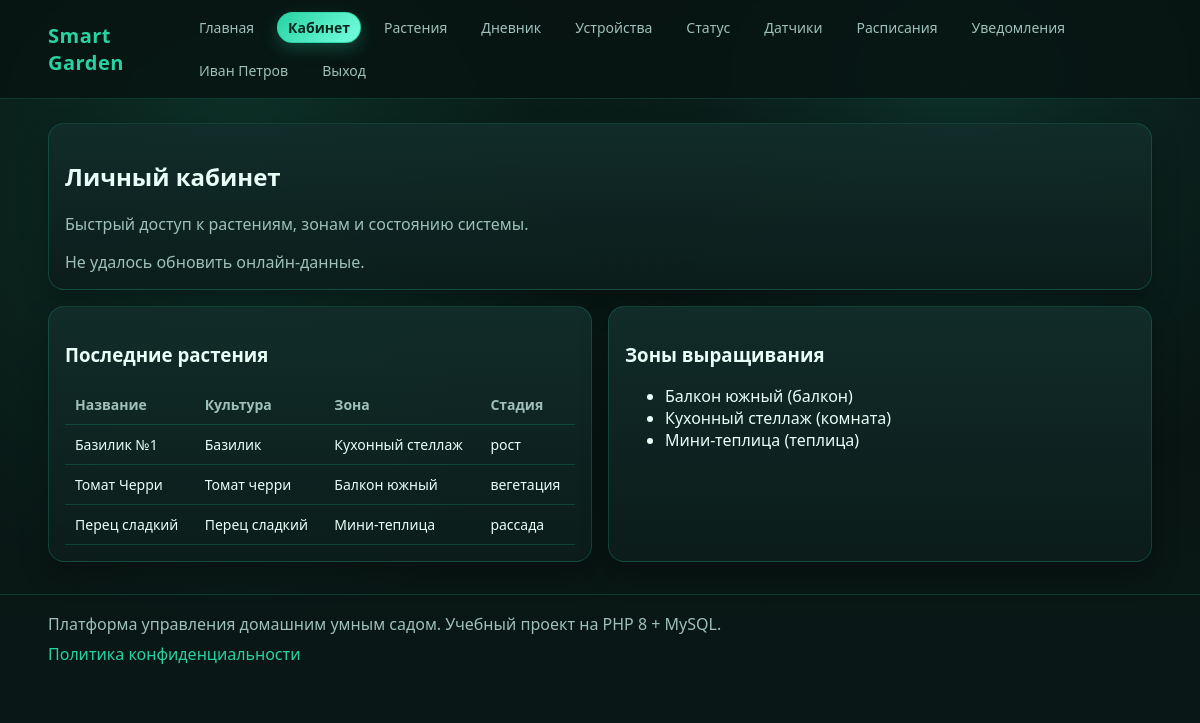
/?route=dashboard (signed in), run on the app's committed database.
### tables this page shows
CREATE TABLE plants (
  id INT UNSIGNED AUTO_INCREMENT PRIMARY KEY,
  user_id INT UNSIGNED NOT NULL,
  zone_id INT UNSIGNED NULL,
  catalog_id INT UNSIGNED NULL,
  name VARCHAR(120) NOT NULL,
  stage VARCHAR(80) NOT NULL,
  planted_at DATE NOT NULL,
  target_soil_humidity DECIMAL(5,2) NOT NULL,
  target_temperature DECIMAL(5,2) NOT NULL,
  target_light_hours INT NOT NULL,
  created_at DATETIME NOT NULL,
  INDEX idx_plants_user (user_id),
  FOREIGN KEY (user_id) REFERENCES users(id) ON DELETE CASCADE,
  FOREIGN KEY (zone_id) REFERENCES zones(id) ON DELETE SET NULL,
  FOREIGN KEY (catalog_id) REFERENCES plant_catalog(id) ON DELETE SET NULL
);

CREATE TABLE plant_catalog (
  id INT UNSIGNED AUTO_INCREMENT PRIMARY KEY,
  name VARCHAR(120) NOT NULL,
  category VARCHAR(80) NOT NULL,
  optimal_soil_humidity DECIMAL(5,2) NOT NULL,
  optimal_temperature DECIMAL(5,2) NOT NULL,
  optimal_light_hours INT NOT NULL,
  description TEXT NULL
);

CREATE TABLE zones (
  id INT UNSIGNED AUTO_INCREMENT PRIMARY KEY,
  user_id INT UNSIGNED NOT NULL,
  name VARCHAR(120) NOT NULL,
  zone_type VARCHAR(80) NOT NULL,
  description TEXT NULL,
  created_at DATETIME NOT NULL,
  INDEX idx_zones_user (user_id),
  FOREIGN KEY (user_id) REFERENCES users(id) ON DELETE CASCADE
);

### app/helpers/View.php (called while the page is built, shortened)
<?php
class View
{
    public static function render(string $view, array $data = []): void
    {
        $viewPath = dirname(__DIR__, 2) . '/app/views/' . $view . '.php';
        extract($data, EXTR_SKIP);
        require dirname(__DIR__, 2) . '/app/views/layouts/header.php';
        require $viewPath;
        require dirname(__DIR__, 2) . '/app/views/layouts/footer.php';
    }
}

### app/Controllers/BaseController.php (called while the page is built, shortened)
<?php
class BaseController
{
    protected array $config;
    public function __construct(array $config)
    {
        $this->config = $config;
        $this->db = Database::connection($config);
    }
    protected function render(string $view, array $data = []): void
    {
        $defaults = [
            'appName' => $this->config['app']['name'],
            'currentUser' => Auth::user(),
            'csrfToken' => Csrf::token($this->config['security']['csrf_key']),
            'pageTitle' => $this->config['app']['name'],
            'metaDescription' => 'Платформа управления умным садом и дневник роста растений.',
        ];
        View::render($view, array_merge($defaults, $data));
    }
}

### app/Controllers/GardenController.php (called while the page is built, shortened)
<?php
class GardenController extends BaseController
{
    public function dashboard(): void
    {
        $uid = (int) $_SESSION['user']['id'];
        $plants = $this->db->prepare(
            'SELECT p.id, p.name, p.stage, p.planted_at, z.name AS zone_name, c.name AS catalog_name
             FROM plants p
             LEFT JOIN zones z ON z.id = p.zone_id
             LEFT JOIN plant_catalog c ON c.id = p.catalog_id
             WHERE p.user_id = :uid
             ORDER BY p.created_at DESC LIMIT 6'
        );
        $plants->execute(['uid' => $uid]);
        $zones = $this->db->prepare('SELECT id, name, zone_type FROM zones WHERE user_id = :uid ORDER BY name ASC');
        $zones->execute(['uid' => $uid]);
        $this->render('garden/dashboard', [
            'pageTitle' => 'Личный кабинет',
            'plants' => $plants->fetchAll(),
            'zones' => $zones->fetchAll(),
        ]);
    }
}

### public/index.php (called while the page is built, shortened)
<?php
$root = dirname(__DIR__);
$config = require $root . '/config/config.php';
spl_autoload_register(function (string $class) use ($root): void {
    $prefix = 'App\\';
    $path = $root . '/app/' . str_replace('\\', '/', substr($class, strlen($prefix))) . '.php';
});
require_once $root . '/app/helpers/functions.php';
$routes = require $root . '/routes/web.php';
$router = new App\Helpers\Router($config, $routes);
$router->dispatch();

### app/helpers/functions.php (called while the page is built)
<?php
function e(?string $value): string
{
    return htmlspecialchars((string) $value, ENT_QUOTES | ENT_SUBSTITUTE, 'UTF-8');
}

### app/helpers/Database.php (called while the page is built, shortened)
<?php
class Database
{
    private static ?PDO $pdo = null;
    public static function connection(array $config): PDO
    {
        $db = $config['db'];
        $dsn = sprintf(
            'mysql:host=%s;port=%s;dbname=%s;charset=%s',
            $db['host'],
            $db['port'],
            $db['name'],
            $db['charset']
        );
        try {
            self::$pdo = new PDO($dsn, $db['user'], $db['pass'], [
                PDO::ATTR_ERRMODE => PDO::ERRMODE_EXCEPTION,
                PDO::ATTR_DEFAULT_FETCH_MODE => PDO::FETCH_ASSOC,
                PDO::ATTR_EMULATE_PREPARES => false,
            ]);
        } catch (PDOException $e) {
            throw new PDOException('Ошибка подключения к БД: ' . $e->getMessage(), (int) $e->getCode(), $e);
        }
        return self::$pdo;
    }
}

### app/views/garden/dashboard.php (the view)
<div class="grid">
  <section class="card span-12">
    <h2>Личный кабинет</h2>
    <p class="muted">Быстрый доступ к растениям, зонам и состоянию системы.</p>
    <div data-sensors-live class="muted">Загрузка онлайн-показателей...</div>
  </section>
  <section class="card span-6">
    <h3>Последние растения</h3>
    <div class="table-wrap">
      <table>
        <thead><tr><th>Название</th><th>Культура</th><th>Зона</th><th>Стадия</th></tr></thead>
        <tbody>
        <?php if (empty($plants)): ?>
          <tr>
            <td colspan="4" class="muted">Пока нет растений. Добавьте первое в разделе «Растения».</td>
          </tr>
        <?php else: ?>
          <?php foreach ($plants as $p): ?>
            <tr>
              <td><?= e($p['name']) ?></td>
              <td><?= e((string) $p['catalog_name']) ?></td>
              <td><?= e((string) $p['zone_name']) ?></td>
              <td><?= e((string) $p['stage']) ?></td>
            </tr>
          <?php endforeach; ?>
        <?php endif; ?>
        </tbody>
      </table>
    </div>
  </section>
  <section class="card span-6">
    <h3>Зоны выращивания</h3>
    <?php if (empty($zones)): ?>
      <p class="muted">Зон пока нет. Добавьте новую зону в разделе «Растения».</p>
    <?php else: ?>
      <ul>
        <?php foreach ($zones as $z): ?>
          <li><?= e($z['name']) ?> (<?= e($z['zone_type']) ?>)</li>
        <?php endforeach; ?>
      </ul>
    <?php endif; ?>
  </section>
</div>

### app/helpers/Router.php (shortened to what this page needs)
<?php
class Router
{
    private array $config;
    private array $routes;
    public function __construct(array $config, array $routes)
    {
        $this->config = $config;
        $this->routes = $routes;
    }
    public function dispatch(): void
    {
        $method = strtoupper($_SERVER['REQUEST_METHOD'] ?? 'GET');
        $route = trim((string) ($_GET['route'] ?? ''), '/');
        foreach ($this->routes as $item) {
            if ($method !== $item['method'] || $route !== $item['path']) {
                continue;
            }
            [$class, $action] = $item['handler'];
            $controller = new $class($this->config);
            $controller->{$action}();
            return;
        }
    }
}

### app/views/layouts/header.php (shortened to what this page needs)
<!doctype html>
<html lang="ru">
<head>
  <link rel="stylesheet" href="/assets/css/style.css">
</head>
<body>
<header class="topbar">
  <div class="container topbar-inner">
    <a class="brand" href="/?route=home">Smart Garden</a>
    <?php
      $currentRoute = trim((string) ($_GET['route'] ?? ''), '/');
      $currentRouteBase = explode('/', $currentRoute)[0];
      $isActiveRoute = static function (array $routes) use ($currentRoute, $currentRouteBase): string {
          foreach ($routes as $routeName) {
              if ($currentRoute === $routeName || $currentRouteBase === $routeName) {
                  return ' class="is-active"';
              }
          }
          return '';
      };
    ?>
    <nav class="nav">
      <a<?= $isActiveRoute(['home']) ?> href="/?route=home">Главная</a>
      <?php if (!empty($currentUser)): ?>
        <a<?= $isActiveRoute(['dashboard']) ?> href="/?route=dashboard">Кабинет</a>
        <a<?= $isActiveRoute(['plants']) ?> href="/?route=plants">Растения</a>
        <a<?= $isActiveRoute(['diary']) ?> href="/?route=diary">Дневник</a>
        <a<?= $isActiveRoute(['devices']) ?> href="/?route=devices">Устройства</a>
        <a<?= $isActiveRoute(['status']) ?> href="/?route=status">Статус</a>
        <a<?= $isActiveRoute(['sensors']) ?> href="/?route=sensors">Датчики</a>
        <a<?= $isActiveRoute(['automation']) ?> href="/?route=automation">Расписания</a>
        <a<?= $isActiveRoute(['notifications']) ?> href="/?route=notifications">Уведомления</a>
        <a<?= $isActiveRoute(['profile']) ?> href="/?route=profile"><?= e($currentUser['name']) ?></a>
        <a href="/?route=logout">Выход</a>
      <?php else: ?>
        <a<?= $isActiveRoute(['login', 'forgot', 'reset']) ?> href="/?route=login">Вход</a>
        <a<?= $isActiveRoute(['register']) ?> href="/?route=register">Регистрация</a>
      <?php endif; ?>
    </nav>
  </div>
</header>
<main class="main">
  <div class="container">

### app/views/layouts/footer.php (shortened to what this page needs)
  </div>
</main>
<footer class="footer">
  <div class="container">
    Платформа управления домашним умным садом. Учебный проект на PHP 8 + MySQL.
    <div style="margin-top: 8px;">
      <a href="/?route=privacy">Политика конфиденциальности</a>
    </div>
  </div>
</footer>
</body>
</html>

### public/assets/css/style.css (style rules this page uses)
:root { --bg: #081412; --bg-soft: #0f2220; --panel: #122d2a; --text: #e7fff7; --muted: #9ec0b8; --accent: #27d3a2; --warn: #ffc857; --danger: #ff6b6b; --line: rgba(39, 211, 162, 0.2); }
* { box-sizing: border-box; }
body { margin: 0; font-family: "Segoe UI", "Trebuchet MS", sans-serif; color: var(--text); background: radial-gradient(circle at 20% 20%, rgba(39,211,162,0.16), transparent 40%), radial-gradient(circle at 80% 10%, rgba(33,151,126,0.22), transparent 35%), linear-gradient(180deg, #07110f, #081412 45%, #091917); min-height: 100vh; }
a { color: var(--accent); text-decoration: none; }
.container { width: min(1120px, 92vw); margin: 0 auto; }
.topbar { border-bottom: 1px solid var(--line); backdrop-filter: blur(6px); position: sticky; top: 0; background: rgba(8, 20, 18, 0.85); z-index: 10; }
.topbar-inner { display: flex; align-items: center; justify-content: space-between; gap: 12px; padding: 12px 0; }
.brand { font-size: 20px; font-weight: 700; letter-spacing: 0.5px; }
.nav { display: flex; flex-wrap: wrap; gap: 12px; }
.nav a { color: var(--muted); font-size: 14px; border: 1px solid transparent; border-radius: 999px; padding: 5px 10px; transition: color .15s ease, border-color .15s ease, background-color .15s ease, box-shadow .15s ease; }
.nav a.is-active { color: #05271e; font-weight: 700; border-color: rgba(39,211,162,0.75); background: linear-gradient(135deg, #27d3a2, #75ffe0); box-shadow: 0 6px 16px rgba(39,211,162,0.25); }
.main { padding: 24px 0 32px; }
.grid { display: grid; gap: 16px; grid-template-columns: repeat(12, 1fr); }
.card { background: linear-gradient(180deg, rgba(18,45,42,0.95), rgba(12,29,27,0.92)); border: 1px solid var(--line); border-radius: 16px; padding: 16px; box-shadow: 0 12px 28px rgba(0, 0, 0, 0.28); }
.muted { color: var(--muted); }
.table-wrap { overflow-x: auto; }
table { width: 100%; border-collapse: collapse; }
th, td { padding: 10px; border-bottom: 1px solid var(--line); text-align: left; font-size: 14px; }
th { color: var(--muted); font-weight: 600; }
.span-6 { grid-column: span 6; }
.span-12 { grid-column: span 12; }
.footer { border-top: 1px solid var(--line); color: var(--muted); padding: 18px 0 30px; }

### data on the page
plants: name "Базилик №1", catalog.name "Базилик", zone.name "Кухонный стеллаж", stage "рост"
plants: name "Томат Черри", catalog.name "Томат черри", zone.name "Балкон южный", stage "вегетация"
plants: name "Перец сладкий", catalog.name "Перец сладкий", zone.name "Мини-теплица", stage "рассада"
zones: name "Балкон южный", zone_type "балкон"
zones: name "Кухонный стеллаж", zone_type "комната"
zones: name "Мини-теплица", zone_type "теплица"
